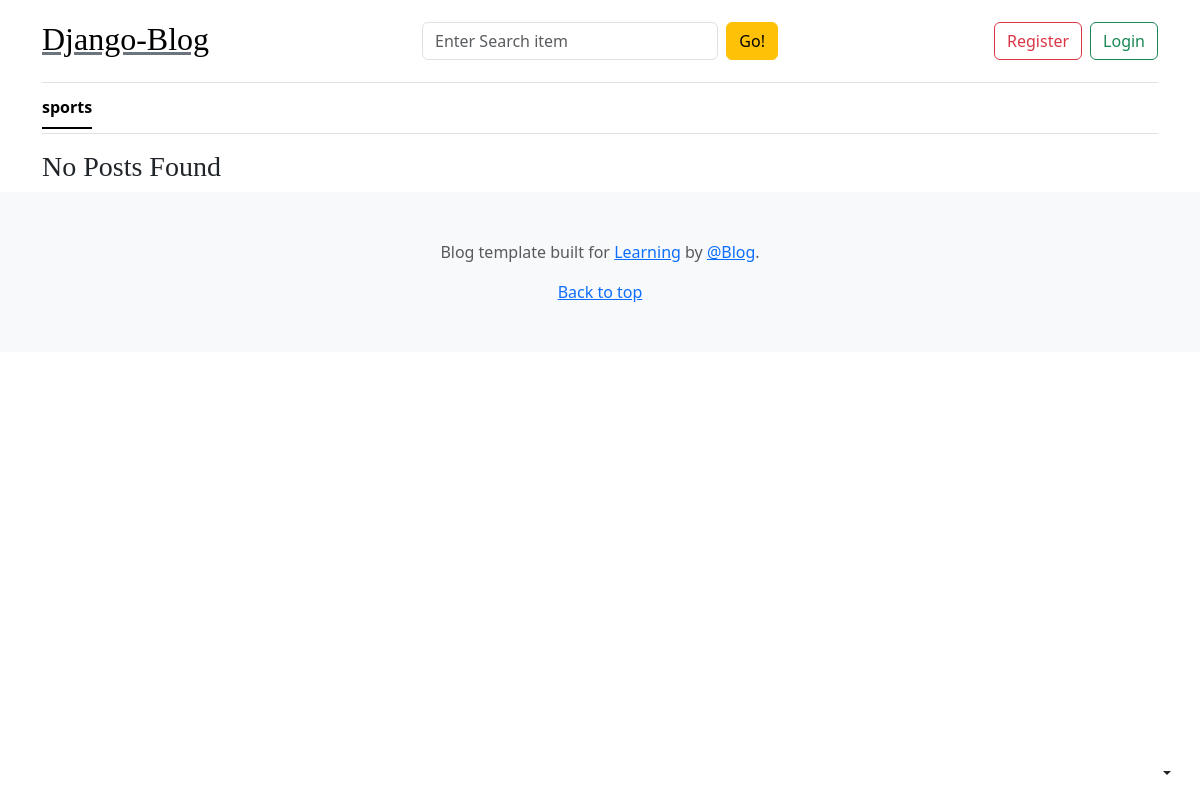
The app's page /category/1/, older data.
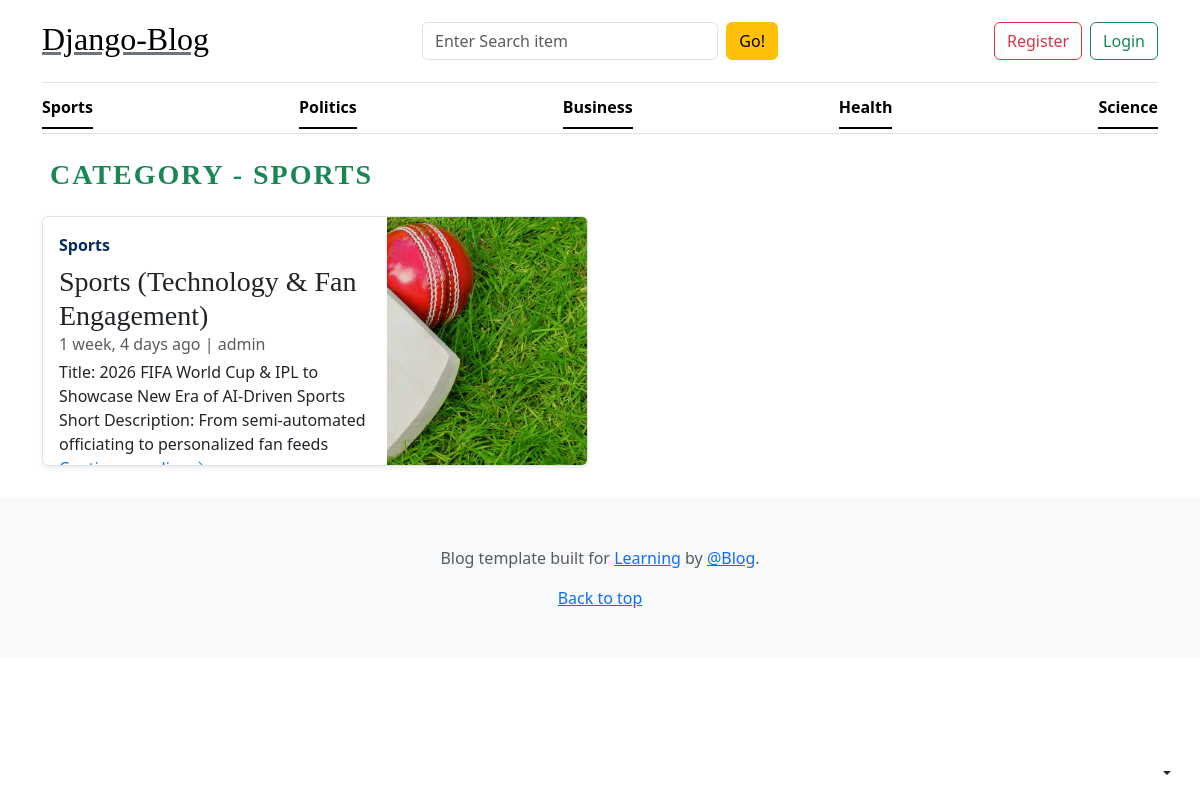
The same page, newer data.
### blogs_app/models.py (models this page shows, shortened)
class category(models.Model):
    category=models.CharField(max_length=50)
    created_at=models.DateTimeField(auto_now_add=True)
    updated_at=models.DateTimeField(auto_now=True)
    class Meta:
        verbose_name_plural='Categories'

class Blog(models.Model):
    title=models.CharField(max_length=50)
    slug=models.SlugField(max_length=150,unique=True,blank=True)
    category_blog=models.ForeignKey(category,on_delete=models.CASCADE)
    author=models.ForeignKey(User,on_delete=models.CASCADE)
    feature_image=models.ImageField(upload_to='blog_images/',blank=True)
    short_description=models.TextField(max_length=150)
    blog_body=models.TextField()
    status=models.CharField(choices=status,default='draft')
    is_featured=models.BooleanField(default=False)
    created_at=models.DateTimeField(auto_now_add=True)
    updated_at=models.DateTimeField(auto_now=True)

### blogs_app/views.py (the view)
# urls.py: path('<int:id>/',views.posts,name='posts_category'),
def posts(request,id):
    post_id=Blog.objects.filter(status='published',category_blog_id=id)
    try:
       cat_title=category.objects.get(id=id)
    except:
        return redirect('home')
    return render(request,"posts_category.html",{'post':post_id,'cat':cat_title})

### blogs_app/context_processors.py (called while the page is built)
def get_category(request):
    categories=category.objects.all()
    return dict(categories=categories)

def get_social(request):
    social=Social.objects.all()
    return dict(social=social)

### templates/posts_category.html
{% extends 'base.html' %}
{% block content %}
<main class="container">
  {% if post %}
<h3 class="text-success text-uppercase fw-bold mx-2 my-4 " style="letter-spacing: 2px;">Category - {{cat.category}}</h3>
<div class="row mb-2">
    {% for i in post %}
    <div class="col-md-6">
        <div class="row g-0 border rounded overflow-hidden flex-md-row mb-4 shadow-sm h-md-250 position-relative">
            <div class="col p-3 d-flex flex-column position-static">
                <strong class="d-inline-block mb-2 text-primary-emphasis">{{i.category_blog.category}}</strong>
                <h3 class="mb-0">{{i.title}}</h3>
                <div class="mb-1 text-body-secondary">{{i.updated_at|timesince}} ago | {{i.author}}</div>
                <p class="card-text mb-auto">
                    {{i.short_description}}
                </p>
                <a href="#" class="icon-link gap-1 icon-link-hover stretched-link">
                    Continue reading
                    <svg class="bi" aria-hidden="true">
                        <use xlink:href="#chevron-right"></use>
                    </svg>
                </a>
            </div>
            <div class="col-auto d-none d-lg-block">
                <img src="{{ i.feature_image.url }}" alt="{{ i.title }}" width="200" height="250"
                    class="bd-placeholder-img" style="object-fit: cover;">
            </div>
        </div>
    </div>
 {% endfor %}
</div>
    {% else %}
     <h3>No Posts Found</h3>
    {% endif %}
</main>
{% endblock %}

### templates/base.html (shortened to what this page needs)
{% load static %}
<!DOCTYPE html>
<html lang="en">
<head>
    <link rel="stylesheet" href="https://cdn.jsdelivr.net/npm/bootstrap@5.3.8/dist/css/bootstrap.min.css">
    <link rel="stylesheet" href="/static/css/blog.css">
</head>
<body>
    <div
      class="dropdown position-fixed bottom-0 end-0 mb-3 me-3 bd-mode-toggle"
    >
      <button
        class="btn btn-bd-primary py-2 dropdown-toggle d-flex align-items-center"
        id="bd-theme"
        type="button"
        aria-expanded="false"
        data-bs-toggle="dropdown"
        aria-label="Toggle theme (auto)"
      >
      </button>
    </div>
    <div class="container">
      <header class="border-bottom lh-1 py-3">
        <div class="row flex-nowrap justify-content-between align-items-center">
          <div class="col-4 pt-1">
           <h2> <a class="link-secondary text-black" href="{% url 'home' %}">Django-Blog</a></h2>
          </div>
       <div class="col-12 col-md-4">
      <form action="{% url 'search' %}" method="get"
            class="d-flex flex-column flex-sm-row gap-2">
        <input
          type="text"
          name="keyword"
          id="keyword"
          placeholder="Enter Search item"
          class="form-control"
        >
        <button
          type="submit"
          class="btn btn-warning flex-shrink-0"
          id="button-search"
        >
          Go!
        </button>
      </form>
    </div>
    <div class="col-12 col-md-4">
      <div class="d-flex justify-content-center justify-content-md-end gap-2">
        <a class="btn btn-outline-danger" href="#">Register</a>
        <a class="btn btn-outline-success" href="#">Login</a>
      </div>
    </div>
        </div>
      </header>
      <div class="nav-scroller py-1 mb-3 border-bottom">
        <nav class="nav nav-underline justify-content-between">
          {% for i in categories %}
          <a class="nav-item nav-link link-body-emphasis active" href="{% url 'posts_category' i.id %}"
            >{{i.category}}</a>
           {% endfor %}
        </nav>
      </div>
    </div>
{% block content %}
{% endblock %}
    <footer class="py-5 text-center text-body-secondary bg-body-tertiary">
      <p>
        Blog template built for
        <a href="https://getbootstrap.com/">Learning</a> by
        <a href="https://x.com/mdo">@Blog</a>.
      </p>
      <p class="mb-0"><a href="#">Back to top</a></p>
    </footer>
</body>
</html>

Row changes from the older to the newer data that the page shows:
changed category: category "sports" → "Sports"; category (not shown) → "SPORTS"
added category: category "Politics"
added category: category "Business"
added category: category "Health"
added category: category "Science"
added Blog: category_blog.category "Sports", title "Sports (Technology & Fan Engagement)", updated_at "1 week, 4 days", author "admin", short_description "Title: 2026 FIFA World Cup & IPL to Showcase New Era of AI-Driven Sports Short Description: From semi-automated officiating to personalized fan feeds", feature_image (picture)
Text that changed along with them:
text no longer shown: "No Posts Found"
text now shown: "CATEGORY -"
